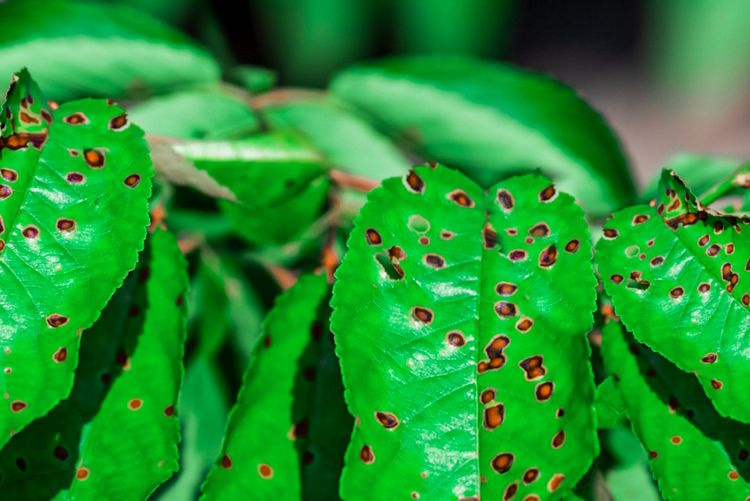
#> input picture oren/lab-exams/lab-exam-2/lab-exam-2-pmi479-1/brownleaf-1.jpg, 750 x 501 px
$ jupyter execute lab-exam-2-part1.ipynb
#> lines starting #> are read from the running program, lines starting #| are printed output that depends on the picture; after the words box and inside, x2 and y2 are one past the last pixel; in counts of white or black regions, pixels touching at a corner belong together
# Lab Exam Q1

[cell 1]
import cv2
import numpy as np
import matplotlib.pyplot as plt

def ensure_gray(image):
    if image is None:
        raise ValueError('Expected image input')
    if image.ndim == 2:
        return image
    return cv2.cvtColor(image, cv2.COLOR_BGR2GRAY)

def ensure_bgr(image):
    if image is None:
        raise ValueError('Expected image input')
    if image.ndim == 2:
        return cv2.cvtColor(image, cv2.COLOR_GRAY2BGR)
    if image.shape[2] == 4:
        return cv2.cvtColor(image, cv2.COLOR_BGRA2BGR)
    return image

def odd_ksize(value, minimum=1):
    k = int(value)
    k = max(int(minimum), k)
    if k % 2 == 0:
        k += 1
    return k

def gamma_correct(image, gamma):
    gamma = max(0.01, float(gamma))
    table = np.array([((i / 255.0) ** gamma) * 255 for i in range(256)], dtype=np.uint8)
    return cv2.LUT(image, table)

def show(image, title='Preview', figsize=(10, 6), cmap=None):
    plt.figure(figsize=figsize)
    if image.ndim == 2:
        plt.imshow(image, cmap=cmap or 'gray')
    else:
        plt.imshow(cv2.cvtColor(image, cv2.COLOR_BGR2RGB))
    plt.title(title)
    plt.axis('off')
    plt.show()

[cell 2]
# Image Input (ImageInput)
image_path = 'brownleaf-1.jpg'
image_input = cv2.imread(image_path)
#> image_input is the input picture: shape (501, 750, 3); mean B, G, R 47.3, 142.6, 34.1
if image_input is None:
    raise FileNotFoundError(f'Unable to load image: {image_path}')

show(image_input, title='Image Input - image')

[cell 3]
# Channel Split (B/G/R) (ChannelSplit)
_split_src = ensure_bgr(image_input)
_b, _g, _r = cv2.split(_split_src)
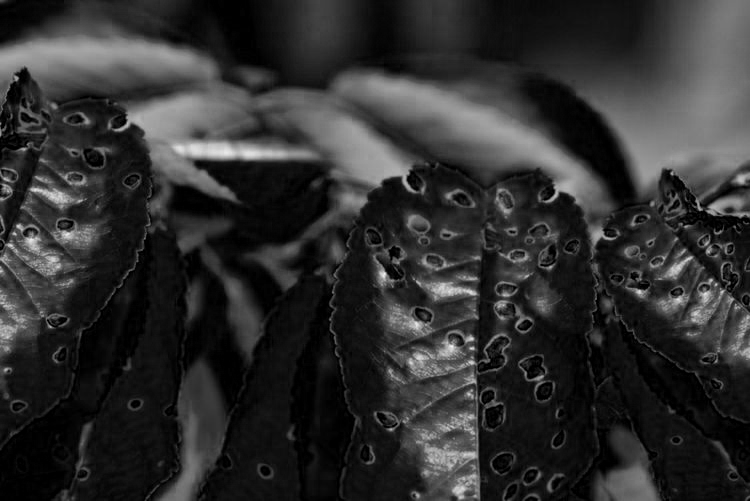
#> _b: shape (501, 750); min 0, max 245, mean 47.3
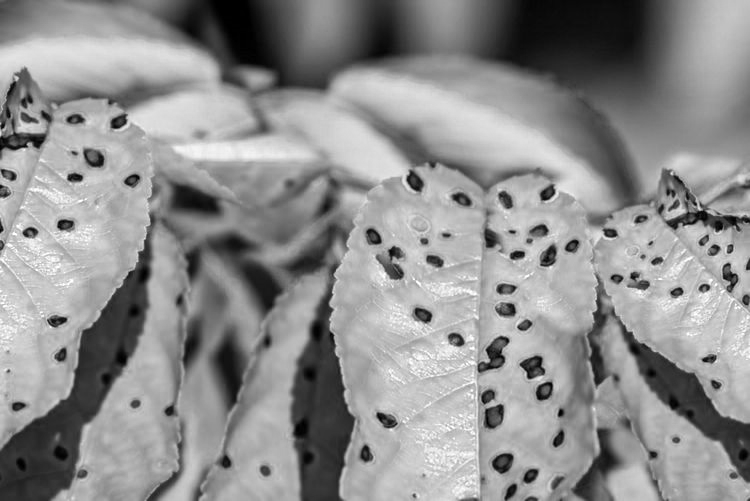
#> _g: shape (501, 750); min 0, max 255, mean 142.6
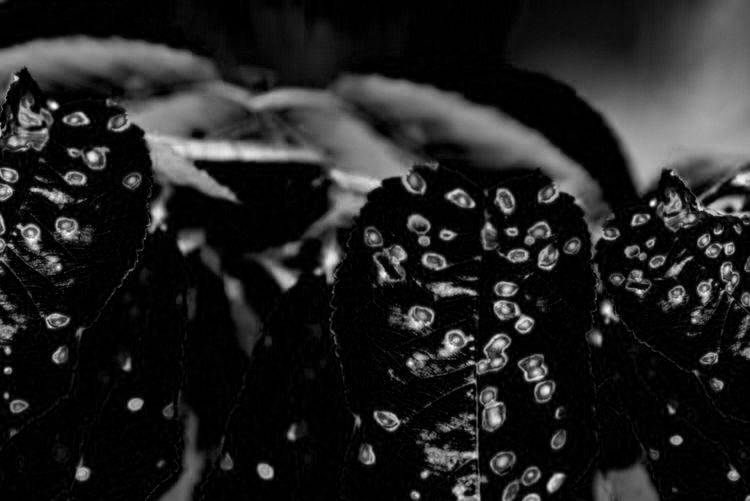
#> _r: shape (501, 750); min 0, max 255, mean 34.1
channel_split_b_g_r_image_b = cv2.cvtColor(_b, cv2.COLOR_GRAY2BGR)
channel_split_b_g_r_image_g = cv2.cvtColor(_g, cv2.COLOR_GRAY2BGR)
channel_split_b_g_r_image_r = cv2.cvtColor(_r, cv2.COLOR_GRAY2BGR)

show(channel_split_b_g_r_image_b, title='Channel Split (B/G/R) - image_b')
show(channel_split_b_g_r_image_g, title='Channel Split (B/G/R) - image_g')
show(channel_split_b_g_r_image_r, title='Channel Split (B/G/R) - image_r')

[cell 4]
# Gray Convert (GrayConvert)
gray_convert_mask = ensure_gray(channel_split_b_g_r_image_r)
gray_convert_image = cv2.cvtColor(gray_convert_mask, cv2.COLOR_GRAY2BGR)

show(gray_convert_image, title='Gray Convert - image')
show(gray_convert_mask, title='Gray Convert - mask', cmap='gray')

[cell 5]
# Contrast Adjustment (ContrastAdjustment)
alpha = 0.8999999999999997
beta = 0
contrast_adjustment = cv2.convertScaleAbs(ensure_bgr(gray_convert_image), alpha=alpha, beta=beta)

show(contrast_adjustment, title='Contrast Adjustment - image')

[cell 6]
# Simple Threshold (SimpleThreshold)
_th_gray = ensure_gray(contrast_adjustment)
thresh = 117
max_value = 255
threshold_mode = cv2.THRESH_BINARY
pre_blur = odd_ksize(1, 1)
if pre_blur > 1:
    _th_gray = cv2.GaussianBlur(_th_gray, (pre_blur, pre_blur), 0)
if False:
    threshold_mode = threshold_mode | cv2.THRESH_OTSU
_, simple_threshold_mask = cv2.threshold(_th_gray, thresh, max_value, threshold_mode)
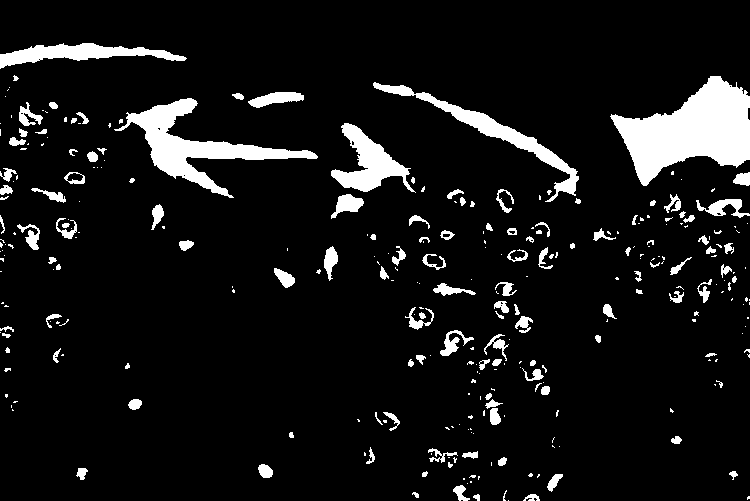
#> simple_threshold_mask: shape (501, 750); 8.5% white; 308 white regions (183 under 20 px), largest, box (x1, y1, x2, y2) and area: (610, 76, 750, 186) 8262, (114, 98, 318, 198) 4889, (373, 82, 579, 202) 2734
simple_threshold_image = cv2.cvtColor(simple_threshold_mask, cv2.COLOR_GRAY2BGR)
#> simple_threshold_image: shape (501, 750, 3); 8.5% white; 308 white regions (183 under 20 px)

show(simple_threshold_image, title='Simple Threshold - image')
show(simple_threshold_mask, title='Simple Threshold - mask', cmap='gray')

[cell 7]
# Contours Analysis (ContoursAnalysis)
contours_analysis_mask = ensure_gray(simple_threshold_mask)
_, contours_analysis_mask = cv2.threshold(contours_analysis_mask, 0, 255, cv2.THRESH_BINARY)
_find_input = contours_analysis_mask.astype(np.int32) if cv2.RETR_TREE == cv2.RETR_FLOODFILL else contours_analysis_mask.copy()
_found = cv2.findContours(_find_input, cv2.RETR_TREE, cv2.CHAIN_APPROX_SIMPLE, offset=(0, 0))
if len(_found) == 3:
    _, contours, hierarchy = _found
else:
    contours, hierarchy = _found
#> contours = 328 contours, 233 with area under 20; largest, box (x1, y1, x2, y2) and area: (610, 76, 750, 186) 8046, (114, 98, 318, 198) 4572, (373, 82, 579, 202) 2470, (331, 123, 416, 193) 2204, (0, 43, 187, 69) 1876
contours_analysis_image = cv2.cvtColor(contours_analysis_mask, cv2.COLOR_GRAY2BGR)
contours_analysis_detections = []
kept = 0
total_area = 0.0
rejected_area = 0
rejected_aspect = 0
for cnt in contours:
    area = float(cv2.contourArea(cnt))
    x, y, w, h = cv2.boundingRect(cnt)
    aspect_ratio = float(w) / float(h) if h > 0 else 9999.0
    perimeter = float(cv2.arcLength(cnt, True))
    if (area < 10 or area > 300):
        rejected_area += 1
        continue
    kept += 1
    total_area += area
    contours_analysis_detections.append({'bbox': (int(x), int(y), int(w), int(h)), 'label': 'contour', 'score': 1.0, 'extra': {'area': area, 'aspect_ratio': aspect_ratio, 'perimeter': perimeter}})
    if 'both' in ('contours', 'both'):
        cv2.drawContours(contours_analysis_image, [cnt], -1, (0, 255, 0), 2)
    if 'both' in ('boxes', 'both'):
        cv2.rectangle(contours_analysis_image, (x, y), (x + w, y + h), (0, 165, 255), 2)
#> this loop made 328 passes
#> (area, x, y, w, h, aspect_ratio, perimeter, total_area) on passes 3, 4, 7: (47, 523, 494, 17, 7, 2.43, 57.46, 47), (22.5, 473, 494, 7, 7, 1, 21.07, 69.5), (113.5, 453, 485, 17, 16, 1.06, 58.53, 199.5)
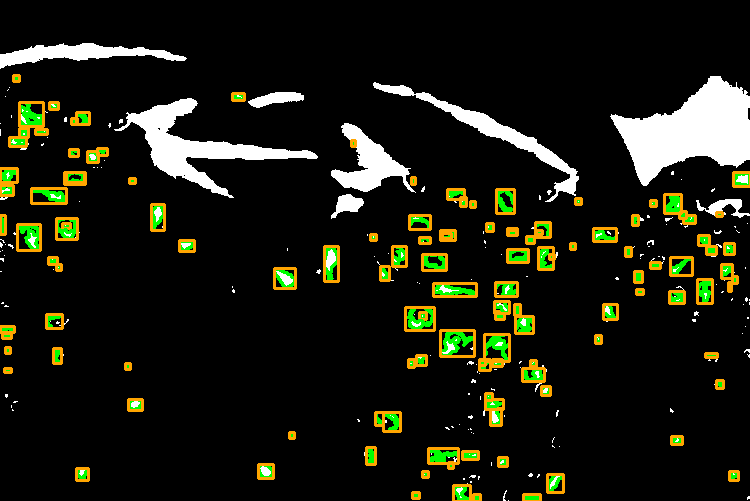
#> contours_analysis_image: shape (501, 750, 3); mean B, G, R 16.3, 28.6, 27.2

show(contours_analysis_image, title='Contours Analysis - image')

[cell 8]
draw_contours_on_original = ensure_bgr(image_input).copy()
draw_detections = contours_analysis_detections or []
show_label = False
show_score = False
for det in draw_detections:
    if isinstance(det, dict):
        x, y, w, h = det.get('bbox', (0, 0, 0, 0))
        label = str(det.get('label', 'obj'))
        score = float(det.get('score', 1.0))
    else:
        x, y, w, h = getattr(det, 'bbox', (0, 0, 0, 0))
        label = str(getattr(det, 'label', 'obj'))
        score = float(getattr(det, 'score', 1.0))
    x, y, w, h = int(x), int(y), int(w), int(h)
    cv2.rectangle(draw_contours_on_original, (x, y), (x + w, y + h), (0, 255, 0), 2)
    text = ''
    if show_label:
        text += label
    if show_score:
        text += (' ' if text else '') + f'{score:.2f}'
    if text:
        cv2.putText(draw_contours_on_original, text, (x, max(10, y - 5)), cv2.FONT_HERSHEY_SIMPLEX, 0.45, (0, 255, 0), 1)
#> this loop made 125 passes
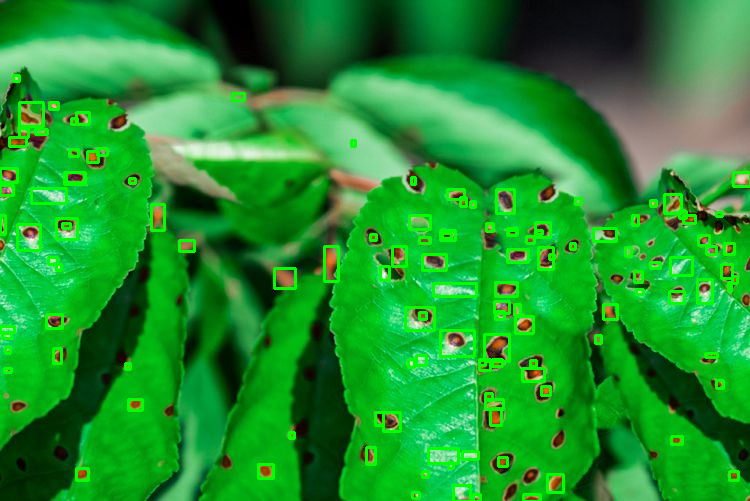
#> draw_contours_on_original: shape (501, 750, 3); 4.3% of pixels changed, all inside (x1, y1, x2, y2) = (0, 74, 750, 501)

[cell 9]
count_contours_image = ensure_bgr(draw_contours_on_original).copy()
count_contours_detections = list(contours_analysis_detections or [])
label_filter = 'contour'
exact_match = True
contour_count = 0
for _det in (contours_analysis_detections or []):
    if isinstance(_det, dict):
        _label = str(_det.get('label', ''))
    else:
        _label = str(getattr(_det, 'label', ''))
    if not label_filter:
        contour_count += 1
    elif exact_match and _label == label_filter:
        contour_count += 1
    elif (not exact_match) and label_filter.lower() in _label.lower():
        contour_count += 1
print(f'Contour count: {contour_count}')
#| Contour count: 125
if True:
    cv2.putText(count_contours_image, f"Detected Contours: {contour_count}", (10, 30), cv2.FONT_HERSHEY_SIMPLEX, 0.8, (0, 255, 0), 2)
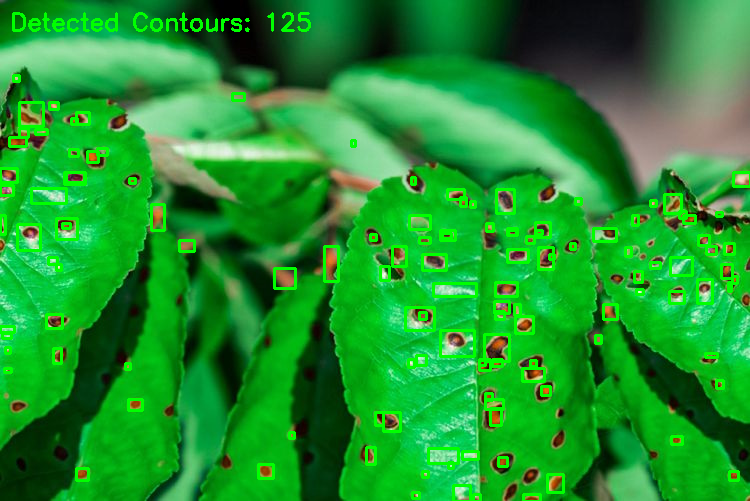
#> count_contours_image: shape (501, 750, 3); 0.53% of pixels changed, all inside (x1, y1, x2, y2) = (12, 12, 311, 32)
count_contours_meta = {
    'contour_count': contour_count,
    'label_filter': label_filter,
    'exact_match': exact_match,
    'total_detections': len(contours_analysis_detections or []),
}

show(count_contours_image, title=f"Count Contours (count={count_contours_meta.get('contour_count', 0)})")

$ run again, with oren/lab-exams/lab-exam-2/lab-exam-2-pmi479-1/eyeglass2.jpg copied over oren/lab-exams/lab-exam-2/lab-exam-2-pmi479-1/brownleaf-1.jpg
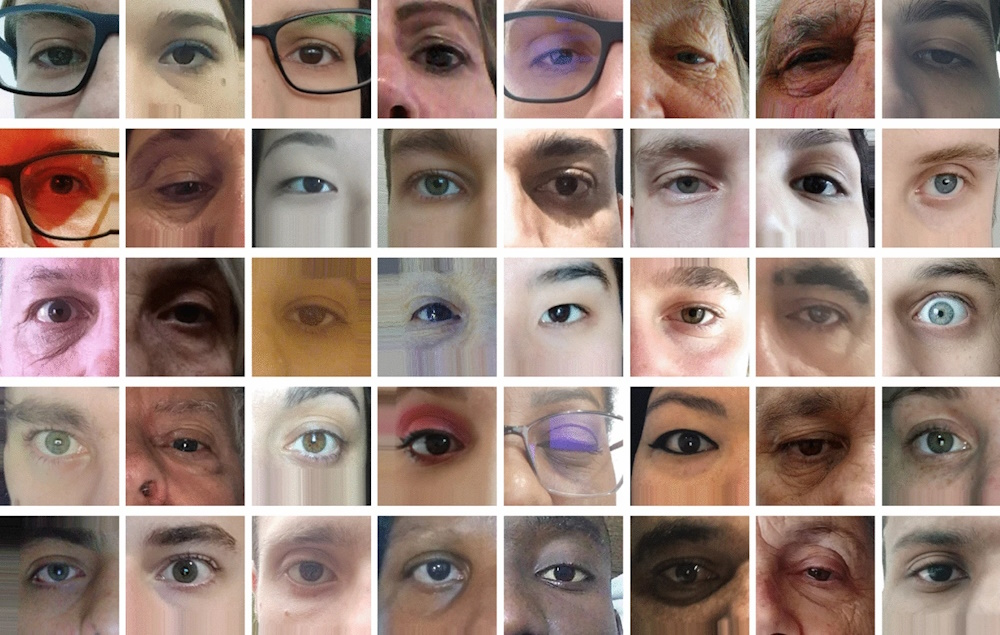
#> input picture oren/lab-exams/lab-exam-2/lab-exam-2-pmi479-1/eyeglass2.jpg, 1000 x 635 px
#> image_input is the input picture: shape (635, 1000, 3); mean B, G, R 125.2, 134.6, 156.7
#> `_, simple_threshold_mask = cv2.threshold(_th_gray, thresh, max_value, ..`:
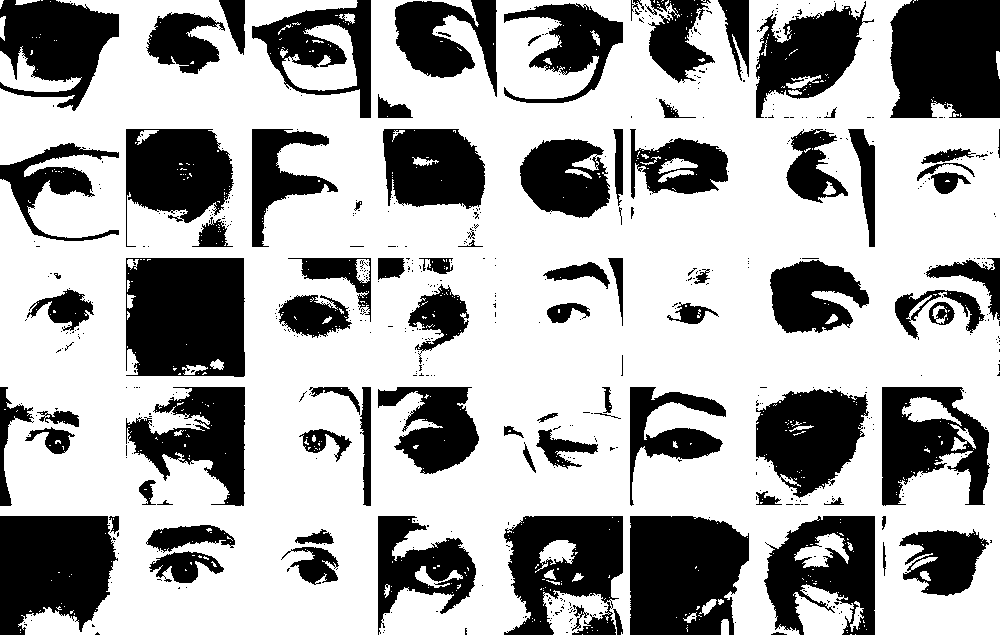
#> simple_threshold_mask: shape (635, 1000); 66.1% white; 617 black regions (526 under 20 px), largest, box (x1, y1, x2, y2) and area: (126, 258, 245, 377) 13233, (630, 516, 749, 635) 12253, (890, 0, 1000, 118) 12052
#> simple_threshold_image: shape (635, 1000, 3); 66.1% white; 617 black regions (526 under 20 px)
#> contours = 1599 contours, 1465 with area under 20; largest, box (x1, y1, x2, y2) and area: (0, 0, 1000, 635) 531902, (125, 257, 246, 378) 14000, (881, 386, 991, 507) 9263, (755, 388, 870, 499) 8591, (125, 128, 235, 248) 8434
#> the loop `for cnt in contours:` made 1599 passes
#> (area, x, y, w, h, aspect_ratio, perimeter) on pass 62: (1884, 793, 584, 61, 51, 1.2, 382)
#| Contour count: 157
#> `cv2.putText(count_contours_image, f"Detected Contours: {contour_count}..`:
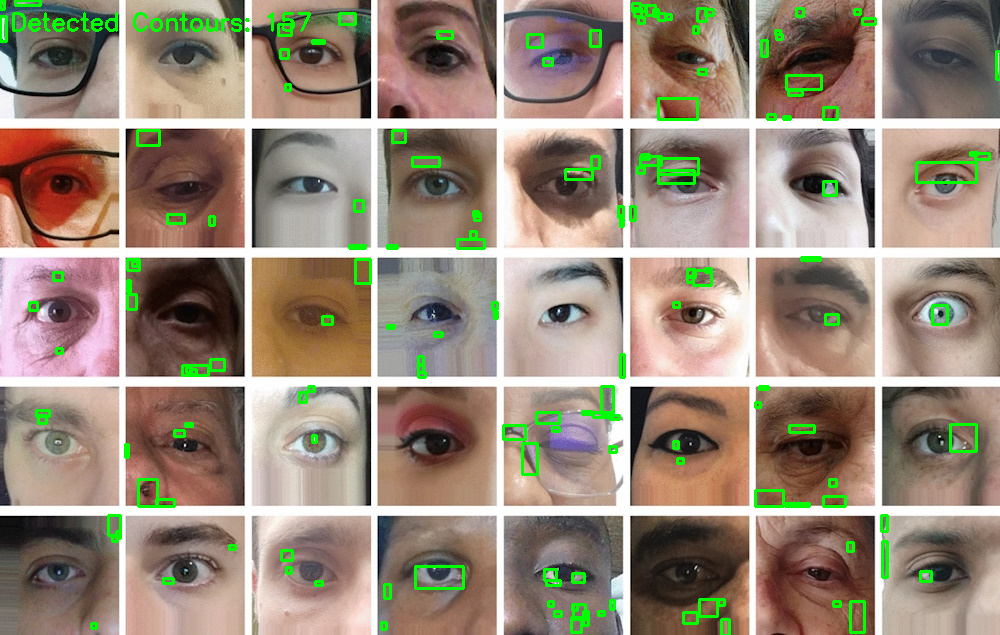
#> count_contours_image: shape (635, 1000, 3); mean B, G, R 121.8, 138.9, 152.5
